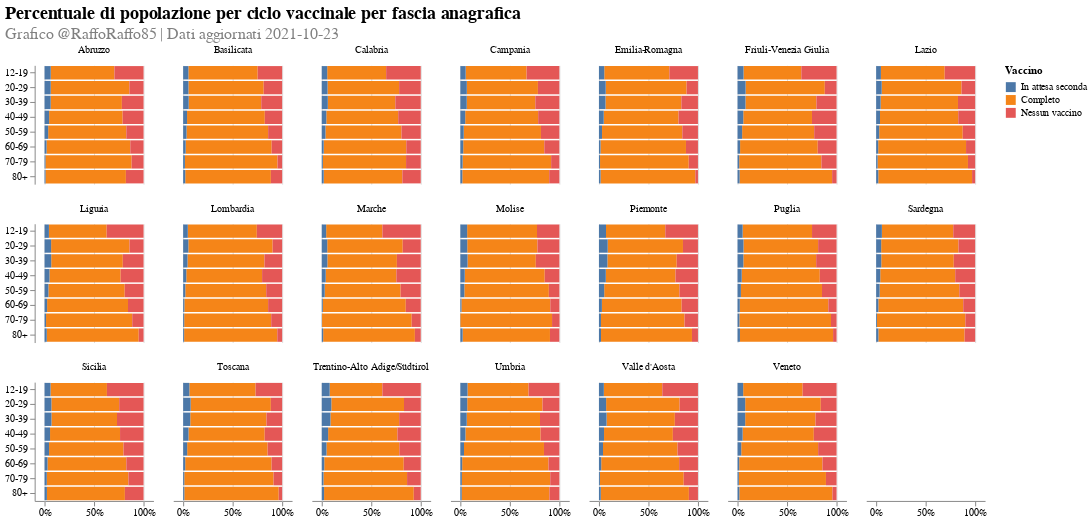

The notebook cell saved with this chart:
### Markdown cell above
# Regional share

### Code cell
str_rename = {'share_ciclo_completo': 'Completo', 'share_solo_prima': 'In attesa seconda', 'share_missing': 'Nessun vaccino'}.get
order_rename = {'share_ciclo_completo': 1, 'share_solo_prima': 0, 'share_missing': 2}.get
plot_title = alt.TitleParams(
    "Percentuale di popolazione per ciclo vaccinale per fascia anagrafica",
    fontSize=18,
    subtitle=[FOOTNOTE],
    subtitleColor='grey', subtitleFontSize=16,
    align='left', anchor='start'
)
bar_plt_df = (
    regional_age_df
    .melt(
        id_vars=['fascia_anagrafica', 'nome_area'],
        value_vars=['share_ciclo_completo', 'share_solo_prima', 'share_missing']
    )
    .assign(Vaccino=lambda x: x.variable.apply(str_rename))
    .assign(order=lambda x: x.variable.apply(order_rename))
    #.query('nome_area=="Campania"')
)
(
    alt.Chart(bar_plt_df, title=plot_title)
    .mark_bar()
    .encode(
        x=alt.X('value:Q', stack='zero', axis=alt.Axis(format='.0%'), title=''),
        y=alt.Y('fascia_anagrafica:N', title=''),
        color=alt.Color('Vaccino:N', sort=alt.EncodingSortField('order', order='ascending')),
        order='order',
        facet=alt.Facet('nome_area:N', columns=7, title=''),
        tooltip=[
            alt.Tooltip('fascia_anagrafica:N', title='Fascia anagrafica'),
            alt.Tooltip('Vaccino:N', title='Vaccino'),
            alt.Tooltip('value:Q', format='.1%', title='Popolazione vaccinata')
        ]
    )
    .properties(width=120, height=120)
    .configure_view(strokeOpacity=0)
)

### Figure 1 — Vega-Lite specification as saved in the notebook (floating-point values rounded to 4 significant figures; data arrays with more than 128 entries replaced by an {"elided": "..."} marker saying what was removed)
{"config": {"view": {"continuousWidth": 400, "continuousHeight": 300, "strokeOpacity": 0}}, "data": {"name": "data-f9cf8488c348de650ad5a8069796cbec"}, "mark": "bar", "encoding": {"color": {"type": "nominal", "field": "Vaccino", "sort": {"field": "order", "order": "ascending"}}, "facet": {"type": "nominal", "columns": 7, "field": "nome_area", "title": ""}, "order": {"type": "quantitative", "field": "order"}, "tooltip": [{"type": "nominal", "field": "fascia_anagrafica", "title": "Fascia anagrafica"}, {"type": "nominal", "field": "Vaccino", "title": "Vaccino"}, {"type": "quantitative", "field": "value", "format": ".1%", "title": "Popolazione vaccinata"}], "x": {"type": "quantitative", "axis": {"format": ".0%"}, "field": "value", "stack": "zero", "title": ""}, "y": {"type": "nominal", "field": "fascia_anagrafica", "title": ""}}, "height": 120, "title": {"text": "Percentuale di popolazione per ciclo vaccinale per fascia anagrafica", "align": "left", "anchor": "start", "fontSize": 18, "subtitle": ["Grafico @RaffoRaffo85 | Dati aggiornati 2021-10-23"], "subtitleColor": "grey", "subtitleFontSize": 16}, "width": 120, "$schema": "https://vega.github.io/schema/vega-lite/v4.8.1.json", "datasets": {"data-f9cf8488c348de650ad5a8069796cbec": {"elided": "480 records"}}}
